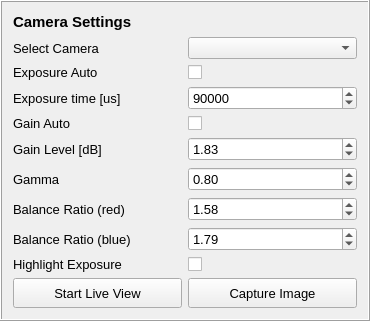
     <widget class="QFrame" name="frame_cameraSettings">
      <property name="minimumSize">
       <size>
        <width>370</width>
        <height>0</height>
       </size>
      </property>
      <property name="frameShape">
       <enum>QFrame::Box</enum>
      </property>
      <property name="frameShadow">
       <enum>QFrame::Raised</enum>
      </property>
      <layout class="QGridLayout" name="gridLayout_3">
       <item row="6" column="0">
        <widget class="QLabel" name="label_gainLevel">
         <property name="font">
          <font>
           <pointsize>10</pointsize>
          </font>
         </property>
         <property name="text">
          <string>Gain Level [dB]</string>
         </property>
        </widget>
       </item>
       <item row="7" column="1">
        <widget class="QDoubleSpinBox" name="doubleSpinBox_gamma">
         <property name="font">
          <font>
           <pointsize>10</pointsize>
          </font>
         </property>
         <property name="decimals">
          <number>2</number>
         </property>
         <property name="minimum">
          <double>0.100000000000000</double>
         </property>
         <property name="maximum">
          <double>4.000000000000000</double>
         </property>
         <property name="singleStep">
          <double>0.100000000000000</double>
         </property>
         <property name="value">
          <double>0.800000000000000</double>
         </property>
        </widget>
       </item>
       <item row="11" column="1">
        <widget class="QPushButton" name="pushButton_captureImage">
         <property name="minimumSize">
          <size>
           <width>0</width>
           <height>30</height>
          </size>
         </property>
         <property name="font">
          <font>
           <pointsize>10</pointsize>
           <weight>50</weight>
           <bold>false</bold>
          </font>
         </property>
         <property name="text">
          <string>Capture Image</string>
         </property>
        </widget>
       </item>
       <item row="9" column="1">
        <widget class="QDoubleSpinBox" name="doubleSpinBox_balanceRatioBlue">
         <property name="font">
          <font>
           <pointsize>10</pointsize>
          </font>
         </property>
         <property name="decimals">
          <number>2</number>
         </property>
         <property name="minimum">
          <double>0.250000000000000</double>
         </property>
         <property name="maximum">
          <double>4.000000000000000</double>
         </property>
         <property name="singleStep">
          <double>0.100000000000000</double>
         </property>
         <property name="value">
          <double>1.790000000000000</double>
         </property>
        </widget>
       </item>
       <item row="3" column="0">
        <widget class="QLabel" name="label_exposureAuto">
         <property name="font">
          <font>
           <pointsize>10</pointsize>
          </font>
         </property>
         <property name="text">
          <string>Exposure Auto</string>
         </property>
        </widget>
       </item>
       <item row="6" column="1">
        <widget class="QDoubleSpinBox" name="doubleSpinBox_gainLevel">
         <property name="font">
          <font>
           <pointsize>10</pointsize>
          </font>
         </property>
         <property name="decimals">
          <number>2</number>
         </property>
         <property name="minimum">
          <double>0.000000000000000</double>
         </property>
         <property name="maximum">
          <double>25.000000000000000</double>
         </property>
         <property name="value">
          <double>1.830000000000000</double>
         </property>
        </widget>
       </item>
       <item row="3" column="1">
        <widget class="QCheckBox" name="checkBox_exposureAuto">
         <property name="font">
          <font>
           <pointsize>10</pointsize>
          </font>
         </property>
         <property name="text">
          <string/>
         </property>
         <property name="checked">
          <bool>false</bool>
         </property>
        </widget>
       </item>
       <item row="10" column="0">
        <widget class="QLabel" name="label_highlightExposure">
         <property name="font">
          <font>
           <pointsize>10</pointsize>
          </font>
         </property>
         <property name="text">
          <string>Highlight Exposure</string>
         </property>
        </widget>
       </item>
       <item row="4" column="0">
        <widget class="QLabel" name="label_exposureTime">
         <property name="font">
          <font>
           <pointsize>10</pointsize>
          </font>
         </property>
         <property name="text">
          <string>Exposure time [us]</string>
         </property>
        </widget>
       </item>
       <item row="2" column="0">
        <widget class="QLabel" name="label_selectCamera">
         <property name="font">
          <font>
           <pointsize>10</pointsize>
          </font>
         </property>
         <property name="text">
          <string>Select Camera</string>
         </property>
        </widget>
       </item>
       <item row="0" column="0" colspan="2">
        <widget class="QLabel" name="label_cameraSettings">
         <property name="sizePolicy">
          <sizepolicy hsizetype="Minimum" vsizetype="Minimum">
           <horstretch>0</horstretch>
           <verstretch>0</verstretch>
          </sizepolicy>
         </property>
         <property name="maximumSize">
          <size>
           <width>16777215</width>
           <height>50</height>
          </size>
         </property>
         <property name="font">
          <font>
           <pointsize>11</pointsize>
           <weight>75</weight>
           <bold>true</bold>
           <kerning>true</kerning>
          </font>
         </property>
         <property name="text">
          <string>Camera Settings</string>
         </property>
        </widget>
       </item>
       <item row="8" column="1">
        <widget class="QDoubleSpinBox" name="doubleSpinBox_balanceRatioRed">
         <property name="font">
          <font>
           <pointsize>10</pointsize>
          </font>
         </property>
         <property name="decimals">
          <number>2</number>
         </property>
         <property name="minimum">
          <double>0.250000000000000</double>
         </property>
         <property name="maximum">
          <double>4.000000000000000</double>
         </property>
         <property name="singleStep">
          <double>0.100000000000000</double>
         </property>
         <property name="value">
          <double>1.580000000000000</double>
         </property>
        </widget>
       </item>
       <item row="5" column="0">
        <widget class="QLabel" name="label_gainAuto">
         <property name="font">
          <font>
           <pointsize>10</pointsize>
          </font>
         </property>
         <property name="text">
          <string>Gain Auto</string>
         </property>
        </widget>
       </item>
       <item row="2" column="1">
        <widget class="QComboBox" name="comboBox_selectCamera"/>
       </item>
       <item row="9" column="0">
        <widget class="QLabel" name="label_balanceRatioBlue">
         <property name="font">
          <font>
           <pointsize>10</pointsize>
          </font>
         </property>
         <property name="text">
          <string>Balance Ratio (blue)</string>
         </property>
        </widget>
       </item>
       <item row="10" column="1">
        <widget class="QCheckBox" name="checkBox_highlightExposure">
         <property name="font">
          <font>
           <pointsize>10</pointsize>
          </font>
         </property>
         <property name="text">
          <string/>
         </property>
        </widget>
       </item>
       <item row="11" column="0">
        <widget class="QPushButton" name="pushButton_startLiveView">
         <property name="minimumSize">
          <size>
           <width>0</width>
           <height>30</height>
          </size>
         </property>
         <property name="font">
          <font>
           <pointsize>10</pointsize>
           <weight>50</weight>
           <bold>false</bold>
          </font>
         </property>
         <property name="text">
          <string>Start Live View</string>
         </property>
        </widget>
       </item>
       <item row="7" column="0">
        <widget class="QLabel" name="label_gamma">
         <property name="font">
          <font>
           <pointsize>10</pointsize>
          </font>
         </property>
         <property name="text">
          <string>Gamma</string>
         </property>
        </widget>
       </item>
       <item row="8" column="0">
        <widget class="QLabel" name="label_balanceRatioRed">
         <property name="font">
          <font>
           <pointsize>10</pointsize>
          </font>
         </property>
         <property name="text">
          <string>Balance Ratio (red)</string>
         </property>
        </widget>
       </item>
       <item row="5" column="1">
        <widget class="QCheckBox" name="checkBox_gainAuto">
         <property name="font">
          <font>
           <pointsize>10</pointsize>
          </font>
         </property>
         <property name="text">
          <string/>
         </property>
        </widget>
       </item>
       <item row="4" column="1">
        <widget class="QDoubleSpinBox" name="doubleSpinBox_exposureTime">
         <property name="font">
          <font>
           <pointsize>10</pointsize>
          </font>
         </property>
         <property name="decimals">
          <number>0</number>
         </property>
         <property name="minimum">
          <double>100.000000000000000</double>
         </property>
         <property name="maximum">
          <double>1000000.000000000000000</double>
         </property>
         <property name="singleStep">
          <double>1000.000000000000000</double>
         </property>
         <property name="value">
          <double>90000.000000000000000</double>
         </property>
        </widget>
       </item>
      </layout>
     </widget>
